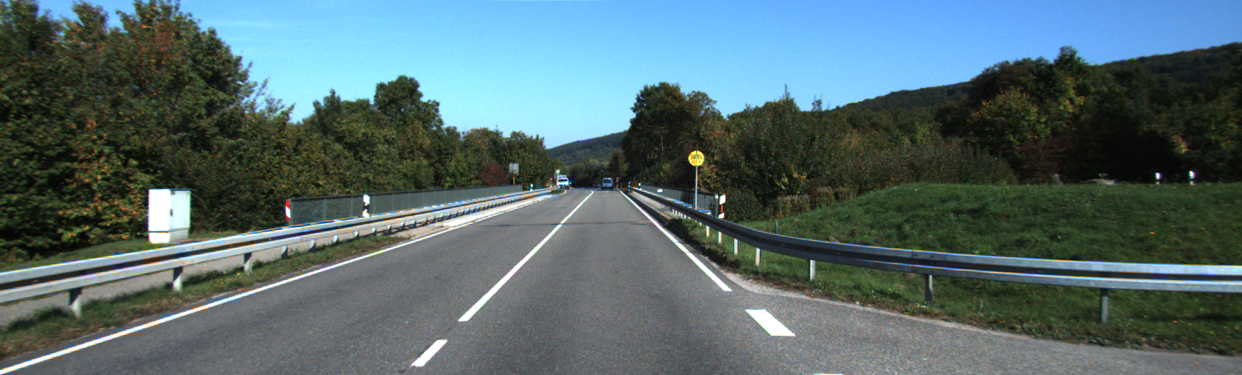
//> input picture Lab4/street_scene.png, 1242 x 375 px
$ ./task2 street_scene.png   (built with g++ and OpenCV 4)
//> lines starting //> are read from the running program, lines starting //| are printed output that depends on the picture; after the words box and inside, x2 and y2 are one past the last pixel; in counts of white or black regions, pixels touching at a corner belong together
//Lab 4 task 2
#include <iostream>
#include <opencv2/highgui.hpp>
#include <opencv2/imgproc.hpp>

using namespace cv;
using namespace std;

int main(int argc, char** argv) {
    //check input arguments
    if(argc != 2) {
        printf("Invalid sintax");
        return -1;
    }

    Mat src = imread(argv[1]);
//> src is the input picture: 375 rows x 1242 cols, CV_8UC3; mean B, G, R 109, 106.5, 85.4
    //input image controls
    if(src.empty()) {
        printf("Could not open or find image");
        return -1;
    }

    Mat gray, smooth, sobel1, sobel2, result;

    //convert to grayscale
    cvtColor(src, gray, COLOR_BGR2GRAY);
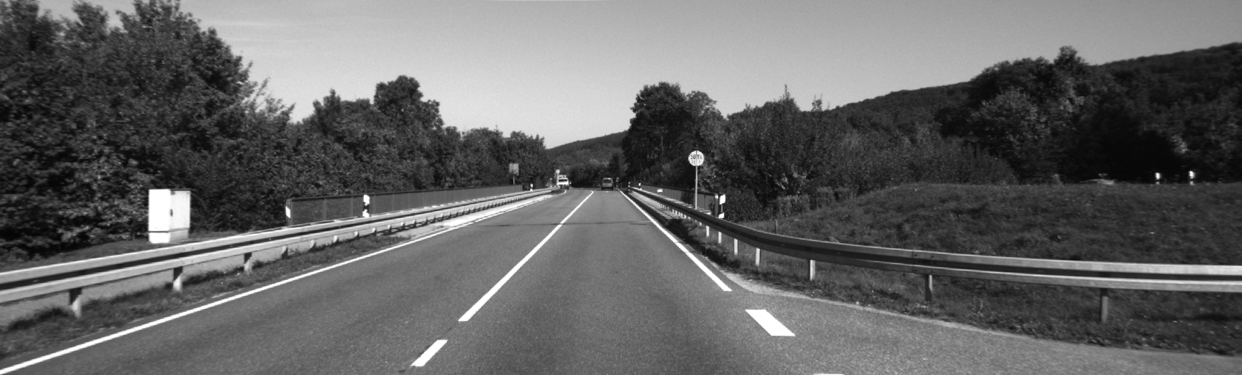
//> gray: 375 rows x 1242 cols, CV_8UC1; min 4, max 255, mean 100.5
    //smooth image using blur filter
    blur(gray, smooth, Size(5, 5));
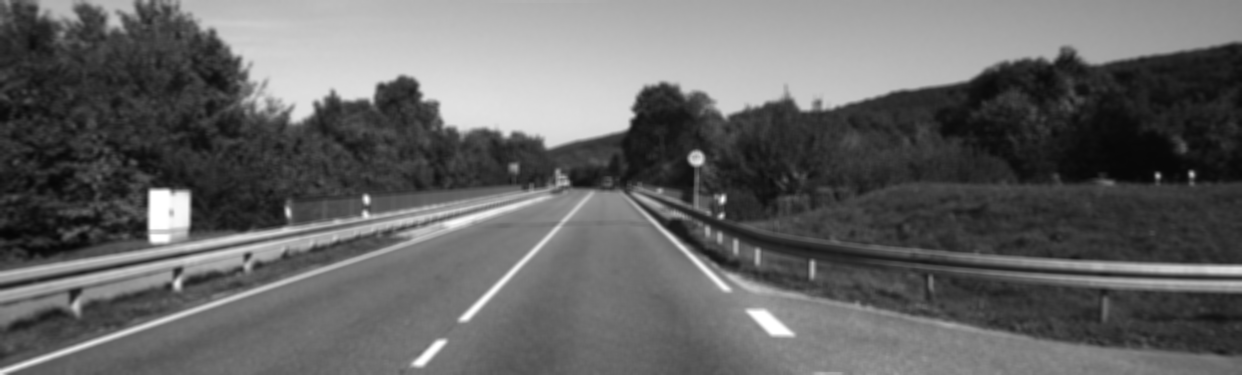
//> smooth: 375 rows x 1242 cols, CV_8UC1; min 5, max 255, mean 100.5

    //sobel for 45 degree angle
    Mat kernel1 = (Mat_<float>(3, 3) <<
                -2, -1, 0,
                -1, 0, 1,
                0, 1, 2);

    //sobel for -45 degree angle
    Mat kernel2 = (Mat_<float>(3, 3) <<
                0, 1, 2,
                -1, 0, 1,
                -2, -1, 0);

    //apply kernels to smooth image and then threshold
    filter2D(smooth, sobel1, CV_32F, kernel1);
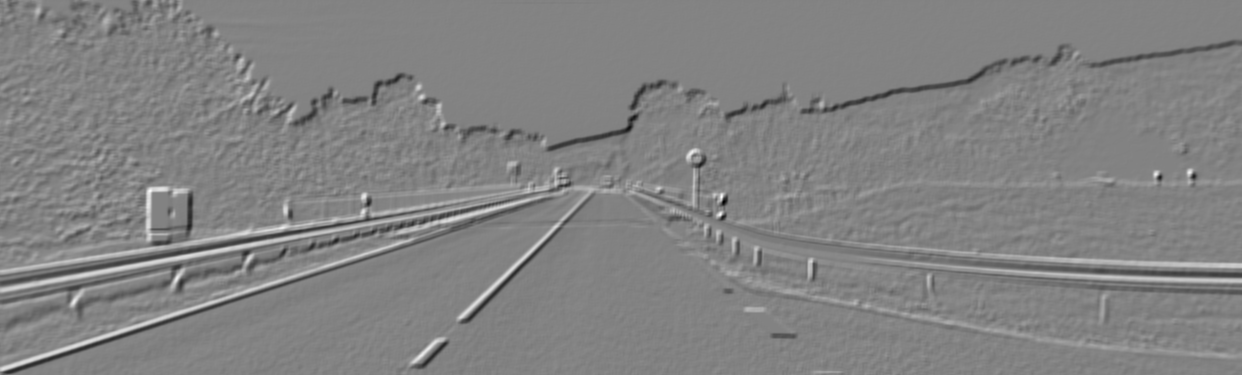
//> sobel1: 375 rows x 1242 cols, CV_32FC1; min -388, max 369, mean -0.9; drawn with min black and max white
    threshold(sobel1, sobel1, 170, 255, THRESH_BINARY);
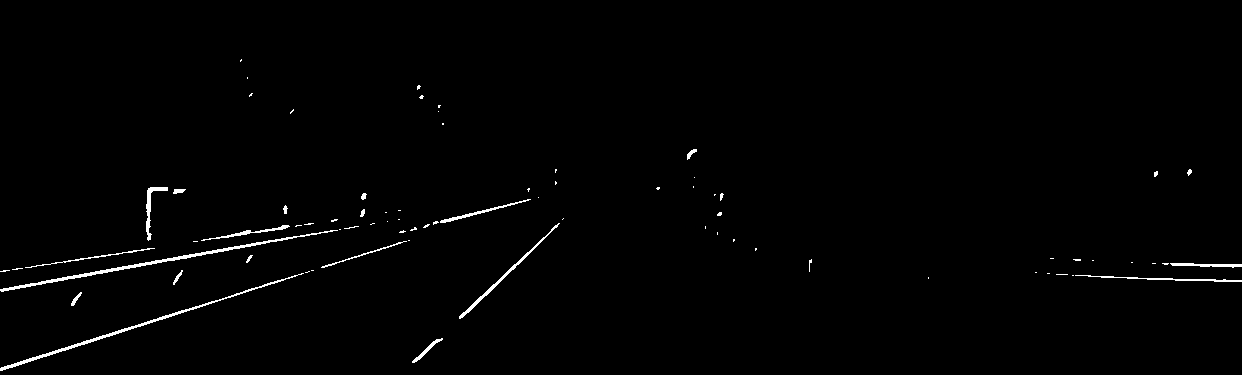
//> sobel1: 375 rows x 1242 cols, CV_32FC1; 0.99% white in thin lines or dots, all inside (x1, y1, x2, y2) = (0, 59, 1242, 371)
    filter2D(smooth, sobel2, CV_32F, kernel2);
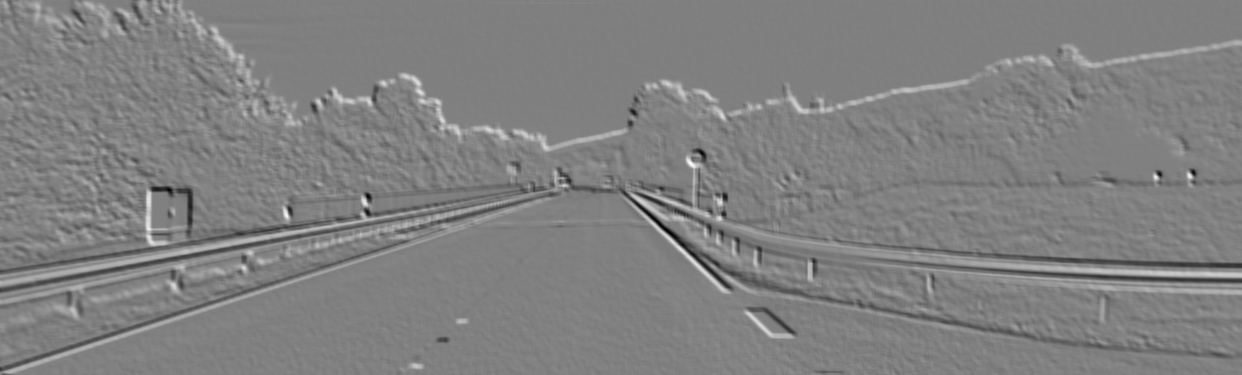
//> sobel2: 375 rows x 1242 cols, CV_32FC1; min -363, max 358, mean 0.8; drawn with min black and max white
    threshold(sobel2, sobel2, 170, 255, THRESH_BINARY);
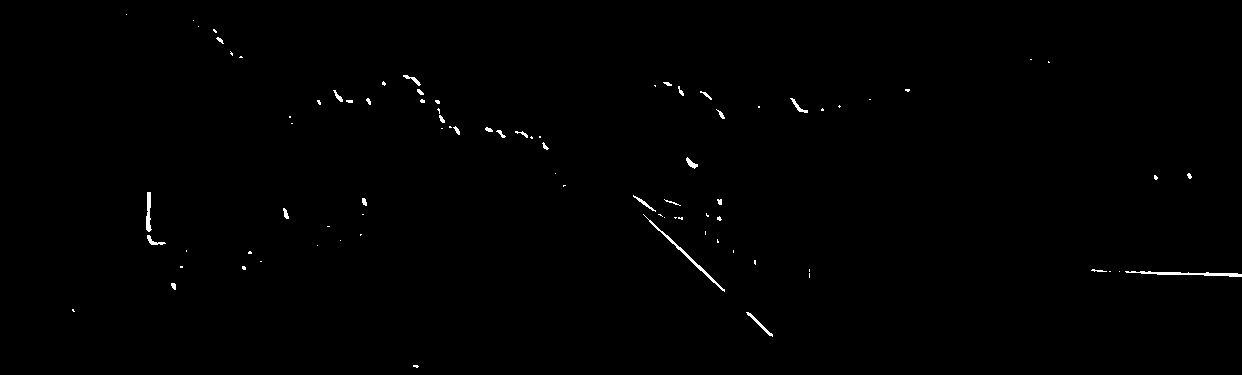
//> sobel2: 375 rows x 1242 cols, CV_32FC1; 0.45% white in thin lines or dots, all inside (x1, y1, x2, y2) = (72, 14, 1242, 368)

    //sum the two images obtained with sobel (not great result compared to canny edge detector)
    result = sobel1 + sobel2;
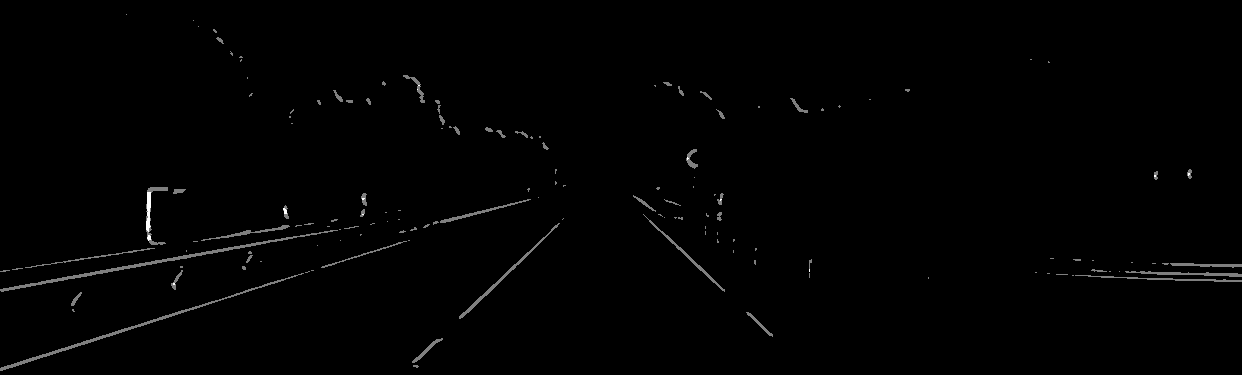
//> result: 375 rows x 1242 cols, CV_32FC1; min 0, max 510, mean 3.7; drawn with min black and max white

    //show images
    namedWindow("Image");
    namedWindow("Edges");
    imshow("Image", src);
    imshow("Edges", result);
    waitKey(0);

    return 0;
}
